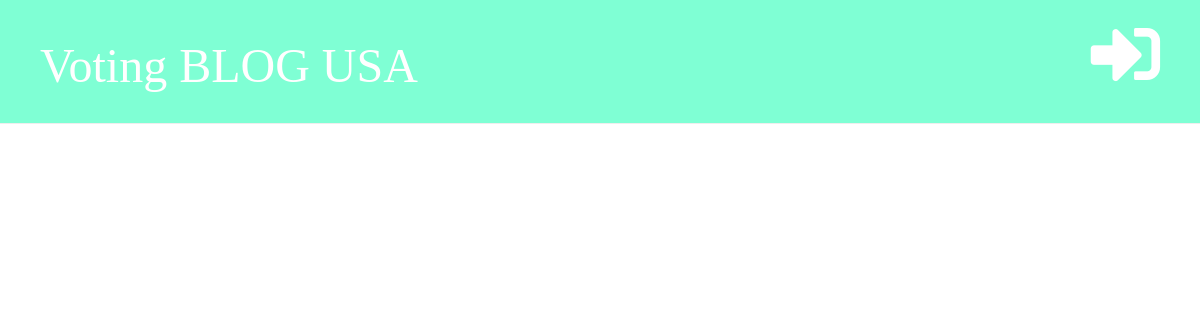
The app's page /, older data.
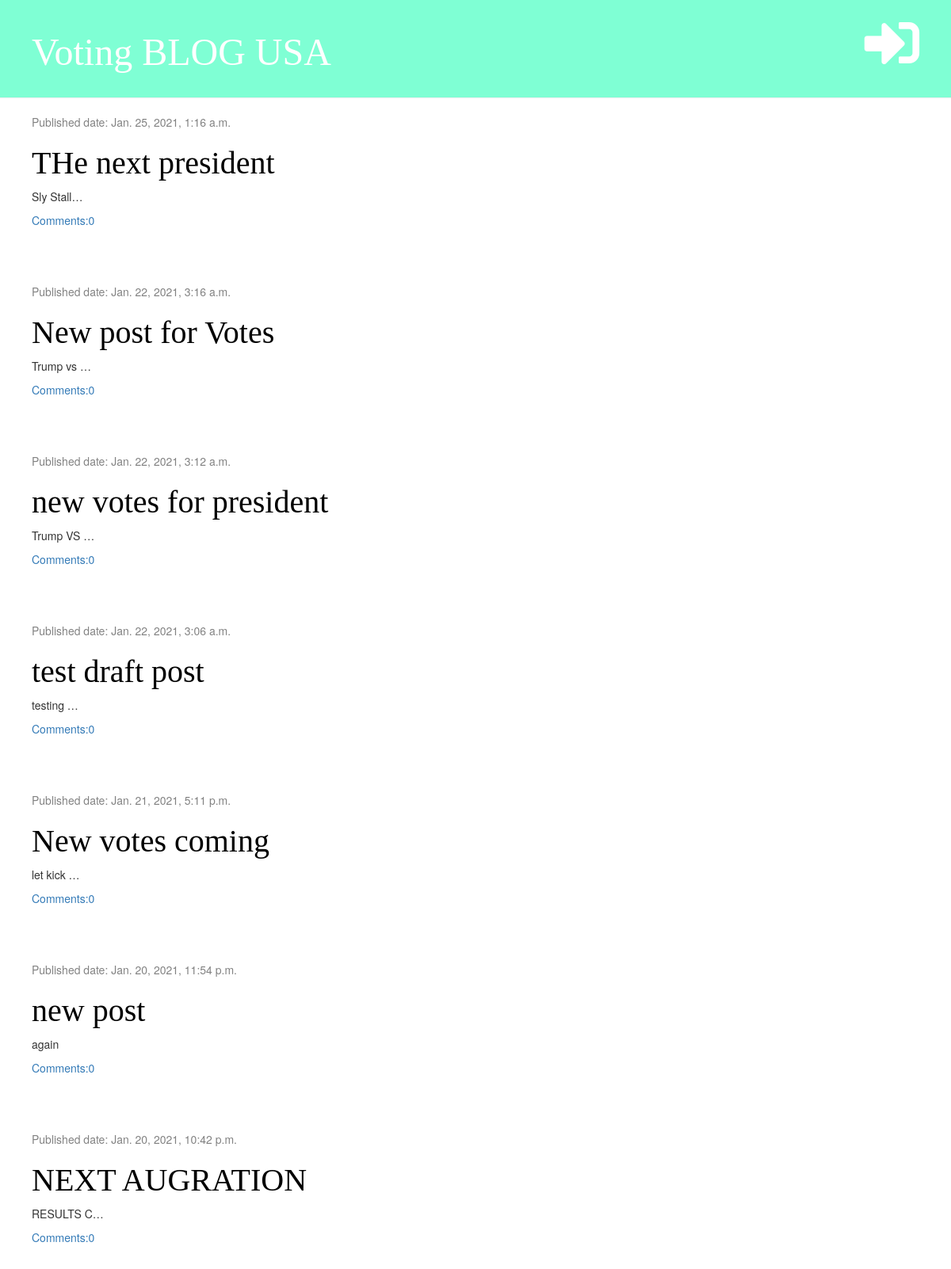
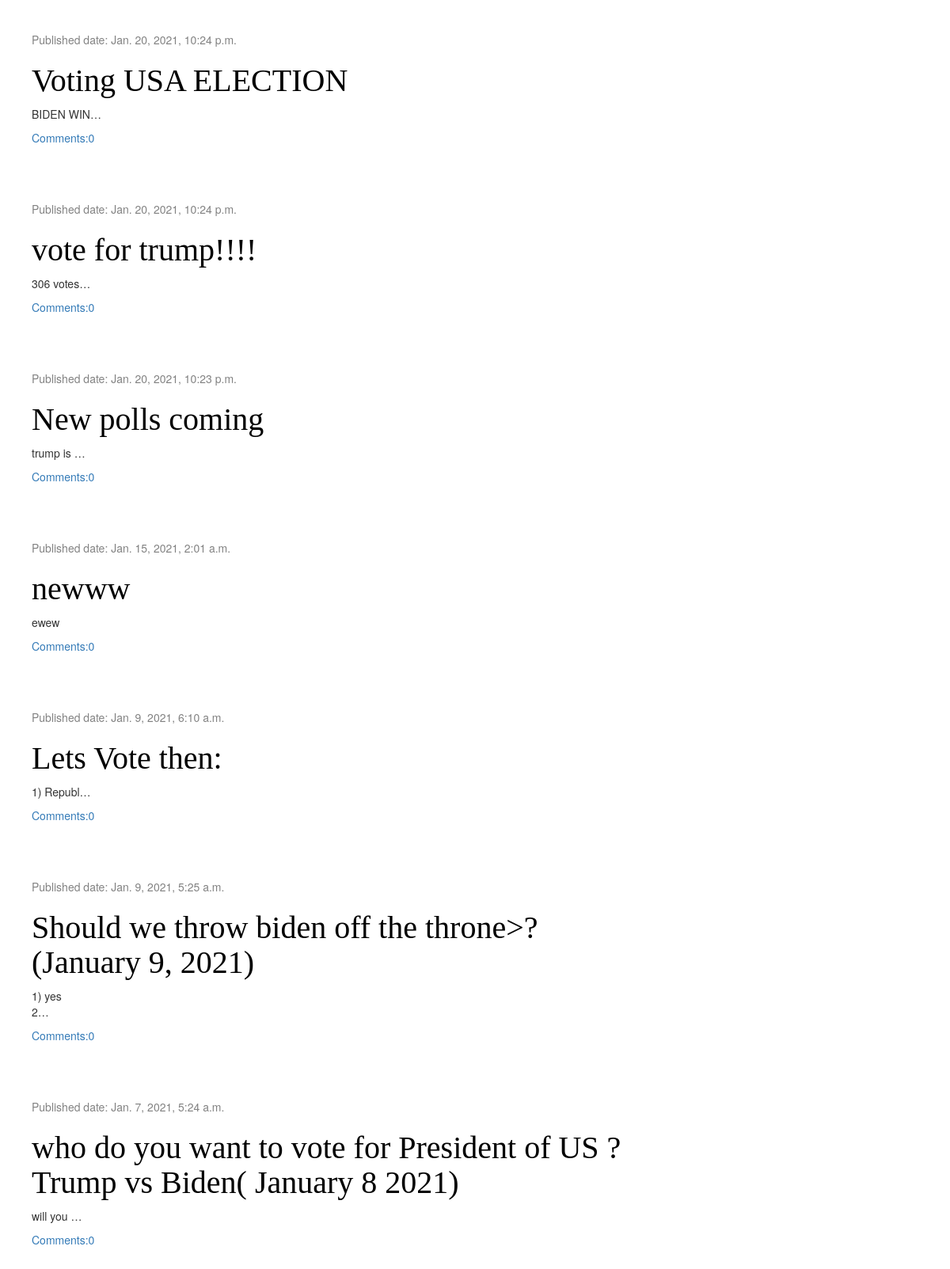
The same page, newer data (2 pictures, top to bottom).
### blog/models.py (models this page shows, shortened)
class Post(models.Model):
    author = models.ForeignKey('auth.User', on_delete=models.CASCADE)
    title = models.CharField(max_length=288)
    text = models.TextField()
    created_date = models.DateTimeField(default=timezone.now)
    published_date = models.DateTimeField(blank=True, null=True)
    def approved_comments(self):
        return self.comments.filter(approved=True)

### blog/views.py (the view)
# urls.py: path('', views.post_list, name='post_list'),  # it will go here post_list.html
def post_list(request):
    posts = Post.objects.filter(published_date__lte=timezone.now()).order_by('-published_date')
    stuff_for_frontend = {'posts': posts}  # posts is value where to u will store in the html in for loop
    return render(request, 'blog/post_list.html', stuff_for_frontend)

### blog/templates/blog/post_list.html (shortened to what this page needs)
 {% extends 'blog/Base.html'%}
 {% block content%}
        {% for post in posts %}
             <div class="post">
                 <div class="date">
                        <p>Published date: {{post.published_date}}</p>
                 </div>
                <h1><a href="{% url 'post_detail' pk=post.pk %}">{{post.title}}</a></h1>
                <p>{{ post.text|truncatechars:10 | linebreaksbr }}</p>
                 <a href="{%url 'post_detail' pk=post.pk %}">Comments:{{ post.approved_comments.count}}</a>
             </div>
        {% endfor %}
{% endblock  %}

Row changes from the older to the newer data that the page shows:
added Post: published_date "Jan. 25, 2021, 1:16 a.m.", title "THe next president", text "Sly Stall…", approved_comments.count "0"
added Post: published_date "Jan. 22, 2021, 3:16 a.m.", title "New post for Votes", text "Trump vs …", approved_comments.count "0"
added Post: published_date "Jan. 22, 2021, 3:12 a.m.", title "new votes for president", text "Trump VS …", approved_comments.count "0"
added Post: published_date "Jan. 22, 2021, 3:06 a.m.", title "test draft post", text "testing …", approved_comments.count "0"
added Post: published_date "Jan. 21, 2021, 5:11 p.m.", title "New votes coming", text "let kick …", approved_comments.count "0"
added Post: published_date "Jan. 20, 2021, 11:54 p.m.", title "new post", text "again", approved_comments.count "0"
added Post: published_date "Jan. 20, 2021, 10:42 p.m.", title "NEXT AUGRATION", text "RESULTS C…", approved_comments.count "0"
added Post: published_date "Jan. 20, 2021, 10:24 p.m.", title "Voting USA ELECTION", text "BIDEN WIN…", approved_comments.count "0"
added Post: published_date "Jan. 20, 2021, 10:24 p.m.", title "vote for trump!!!!", text "306 votes…", approved_comments.count "0"
now on this page (row edited): Post: published_date "Jan. 20, 2021, 10:23 p.m.", title "New polls coming", text "trump is …", approved_comments.count "0"
added Post: published_date "Jan. 15, 2021, 2:01 a.m.", title "newww", text "ewew", approved_comments.count "0"
added Post: published_date "Jan. 9, 2021, 6:10 a.m.", title "Lets Vote then:", text "1) Republ…", approved_comments.count "0"
added Post: published_date "Jan. 9, 2021, 5:25 a.m.", title "Should we throw biden off the throne>? (January 9, 2021)", text "1) yes 2…", approved_comments.count "0"
now on this page (row edited): Post: published_date "Jan. 7, 2021, 5:24 a.m.", title "who do you want to vote for President of US ? Trump vs Biden( January 8 2021)", text "will you …", approved_comments.count "0"
